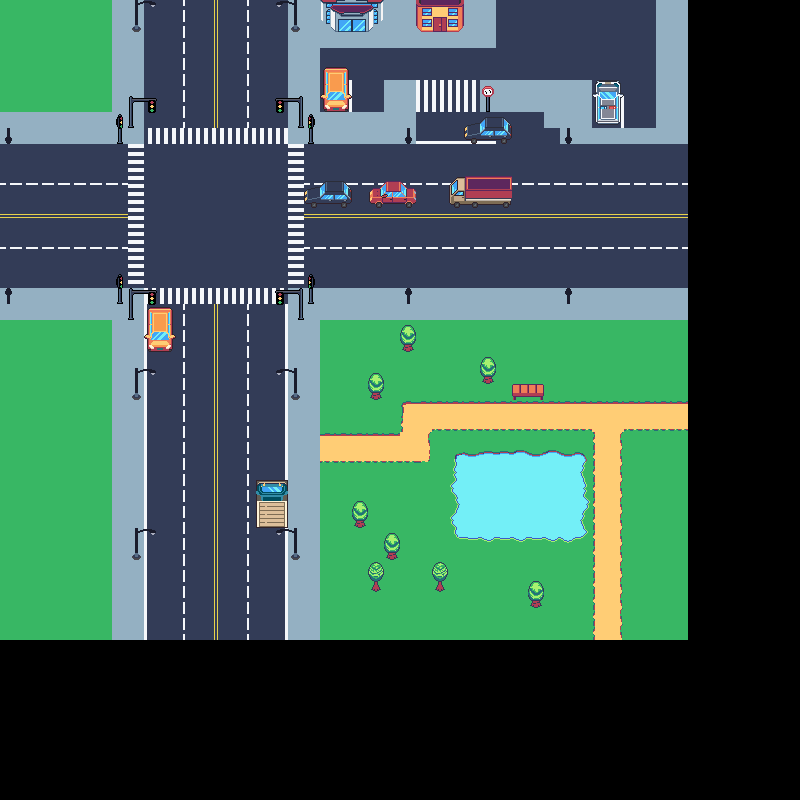

A 2D game scene composited from a Tiled map and its tileset images. What follows is a short description and the map's XML, with each tile layer's data collapsed to a summary:
An orthogonal 50x50 tile map with 16x16 px tiles, 5 tile layers (Ground, Collision, Buildings, GroundDetails, ...) and 3 objects (PlayerSpawn, DoorToHouse, TownFromHouse).

<map version="1.10" tiledversion="1.11.2" orientation="orthogonal" renderorder="right-down" width="50" height="50" tilewidth="16" tileheight="16" infinite="0" nextlayerid="7" nextobjectid="10">
 <tileset firstgid="1" source="CityTileMap.tsx" />
 <layer id="1" name="Ground" width="50" height="50">
  <data>[2500 cells, 1722 non-empty, 24 distinct tile ids]</data>
 </layer>
 <layer id="2" name="Collision" width="50" height="50" locked="1">
  <data>[2500 cells, 139 non-empty, 69 distinct tile ids]</data>
 </layer>
 <layer id="5" name="Buildings" width="50" height="50">
  <data>[2500 cells, 14 non-empty, 14 distinct tile ids]</data>
 </layer>
 <layer id="6" name="GroundDetails" width="50" height="50" locked="1">
  <data>[2500 cells, 0 non-empty, 0 distinct tile ids]</data>
 </layer>
 <layer id="3" name="AbovePlayer" width="50" height="50" locked="1">
  <data>[2500 cells, 410 non-empty, 37 distinct tile ids]</data>
 </layer>
 <objectgroup id="4" name="Spawns">
  <object id="1" name="PlayerSpawn" x="519.957" y="407.889" />
  <object id="6" name="DoorToHouse" x="432.062" y="16.125" width="15.9375" height="15.6875" />
  <object id="7" name="TownFromHouse" x="440.208" y="56.447" />
 </objectgroup>
</map>
